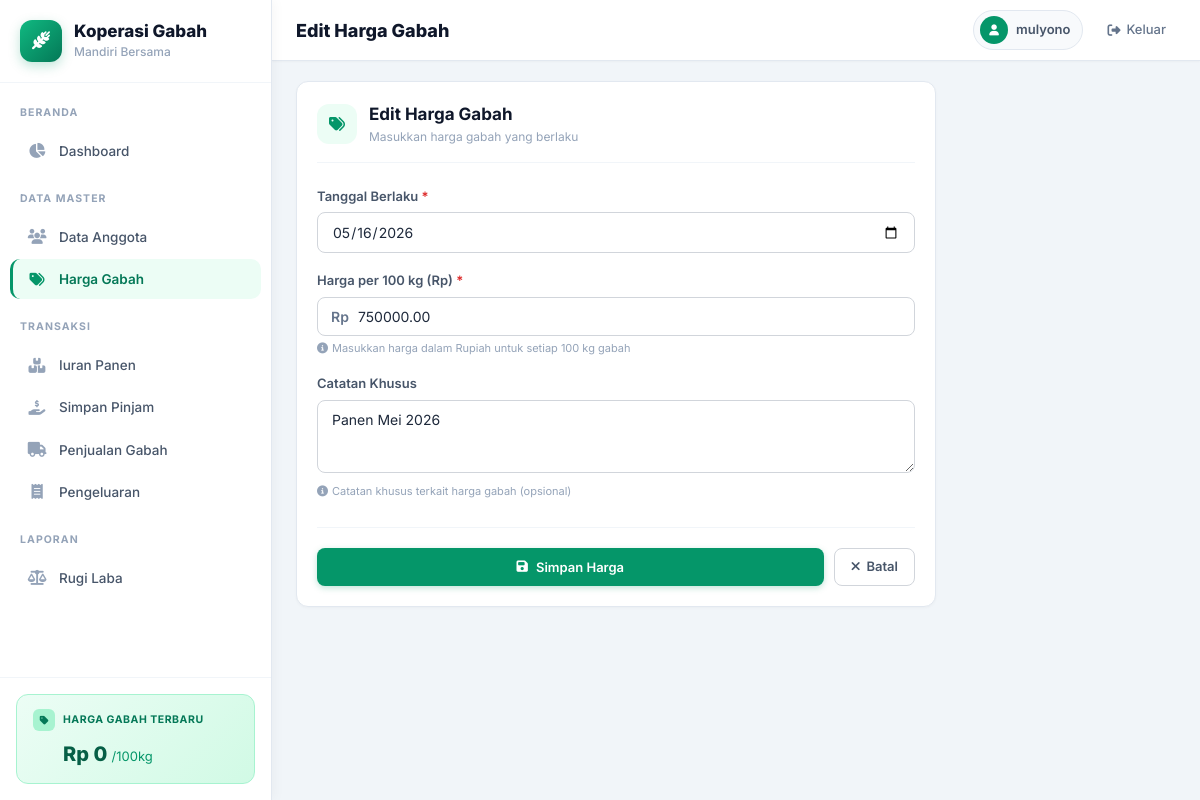
Screenshot of /harga/1/edit/ (signed in) with the database file from the repository.
### app_gabah/models.py (models this page shows, shortened)
class HargaGabah(models.Model):
    tanggal = models.DateField(verbose_name='Tanggal Berlaku')
    harga_per_100kg = models.DecimalField(
        max_digits=12, decimal_places=2, verbose_name='Harga per 100 kg (Rp)'
    )
    catatan = models.TextField(blank=True, verbose_name='Catatan Khusus')
    class Meta:
        ordering = ['-tanggal']
        verbose_name = 'Harga Gabah'
        verbose_name_plural = 'Harga Gabah'

### app_gabah/views.py (the view)
# urls.py: path('harga/<int:pk>/edit/', views.harga_update, name='harga_update'),
@login_required
def harga_update(request, pk):
    obj = get_object_or_404(HargaGabah, pk=pk)
    if request.method == 'POST':
        form = HargaGabahForm(request.POST, instance=obj)
        if form.is_valid():
            form.save()
            messages.success(request, 'Harga gabah berhasil diperbarui!')
            return redirect('harga_list')
    else:
        form = HargaGabahForm(instance=obj)
    return render(request, 'app_gabah/harga_form.html', {'form': form, 'title': 'Edit Harga Gabah'})

### app_gabah/forms.py
class HargaGabahForm(forms.ModelForm):
    class Meta:
        model = HargaGabah
        fields = ['tanggal', 'harga_per_100kg', 'catatan']
        widgets = {
            'tanggal': forms.DateInput(attrs={'class': 'fi', 'type': 'date'}, format='%Y-%m-%d'),
            'harga_per_100kg': forms.NumberInput(attrs={'class': 'fi'}),
            'catatan': forms.Textarea(attrs={'class': 'fi', 'rows': 3}),
        }
    def __init__(self, *args, **kwargs):
        super().__init__(*args, **kwargs)
        if self.instance and self.instance.pk and self.instance.tanggal:
            self.initial['tanggal'] = self.instance.tanggal.strftime('%Y-%m-%d')

### app_gabah/templates/app_gabah/harga_form.html (shortened to what this page needs)
{% extends "app_gabah/base.html" %}
{% block page_title %}{{ title }}{% endblock %}
{% block content %}
<div style="max-width:640px;">
    <div class="sc">
        <div style="display:flex; align-items:center; gap:12px; margin-bottom:24px; padding-bottom:16px; border-bottom:1px solid #f1f5f9;">
            <div class="ib ib40 ib-e"><i class="fas fa-tags"></i></div>
            <div>
                <h3 style="font-size:17px; font-weight:700; color:#0f172a;">{{ title }}</h3>
                <p style="font-size:12px; color:#94a3b8;">Masukkan harga gabah yang berlaku</p>
            </div>
        </div>
        <form method="post">
            <div style="display:flex; flex-direction:column; gap:18px;">
                <div>
                    <label style="display:block; font-size:13px; font-weight:600; color:#475569; margin-bottom:6px;" for="id_tanggal">
                        Tanggal Berlaku <span style="color:#dc2626;">*</span>
                    </label>
                    {{ form.tanggal }}
                </div>
                <div>
                    <label style="display:block; font-size:13px; font-weight:600; color:#475569; margin-bottom:6px;" for="id_harga_per_100kg">
                        Harga per 100 kg (Rp) <span style="color:#dc2626;">*</span>
                    </label>
                    <div style="position:relative;">
                        <span style="position:absolute; left:14px; top:50%; transform:translateY(-50%); color:#64748b; font-size:14px; font-weight:600;">Rp</span>
                        {{ form.harga_per_100kg }}
                    </div>
                    <p style="font-size:11px; color:#94a3b8; margin-top:4px;"><i class="fas fa-info-circle" style="margin-right:4px;"></i>Masukkan harga dalam Rupiah untuk setiap 100 kg gabah</p>
                </div>
                <div>
                    <label style="display:block; font-size:13px; font-weight:600; color:#475569; margin-bottom:6px;" for="id_catatan">
                        Catatan Khusus
                    </label>
                    {{ form.catatan }}
                    <p style="font-size:11px; color:#94a3b8; margin-top:4px;"><i class="fas fa-info-circle" style="margin-right:4px;"></i>Catatan khusus terkait harga gabah (opsional)</p>
                </div>
            </div>
            <div style="display:flex; gap:10px; margin-top:28px; padding-top:20px; border-top:1px solid #f1f5f9;">
                <button type="submit" class="bp" style="flex:1; justify-content:center;">
                    <i class="fas fa-save"></i> Simpan Harga
                </button>
                <a href="{% url 'harga_list' %}" class="bs" style="justify-content:center;">
                    <i class="fas fa-times"></i> Batal
                </a>
            </div>
        </form>
    </div>
</div>
{% endblock %}

### app_gabah/templates/app_gabah/base.html (shortened to what this page needs)
{% load static %}
<!DOCTYPE html>
<html lang="id">
<head>
    <link rel="stylesheet" href="https://cdnjs.cloudflare.com/ajax/libs/font-awesome/6.5.1/css/all.min.css">
</head>
<body>
    <aside id="sidebar" class="sidebar">
        <div class="sb-logo">
            <div class="sb-logo-icon"><i class="fas fa-wheat-awn"></i></div>
            <div><h1>Koperasi Gabah</h1><p>Mandiri Bersama</p></div>
        </div>
        <nav class="sb-nav">
            {% url 'dashboard' as u1 %}
            {% url 'anggota_list' as u2 %}
            {% url 'iuran_list' as u3 %}
            {% url 'sp_list' as u4 %}
            {% url 'penjualan_list' as u5 %}
            {% url 'harga_list' as u6 %}
            {% url 'pengeluaran_list' as u7 %}
            {% url 'rugi_laba' as u8 %}
            <div class="sb-section">Beranda</div>
            <a href="{{ u1 }}" class="sb-link {% if request.path == u1 %}act{% endif %}"><i class="fas fa-chart-pie"></i>Dashboard</a>
            <div class="sb-section">Data Master</div>
            <a href="{{ u2 }}" class="sb-link {% if u2 in request.path %}act{% endif %}"><i class="fas fa-users"></i>Data Anggota</a>
            <a href="{{ u6 }}" class="sb-link {% if u6 in request.path %}act{% endif %}"><i class="fas fa-tags"></i>Harga Gabah</a>
            <div class="sb-section">Transaksi</div>
            <a href="{{ u3 }}" class="sb-link {% if u3 in request.path %}act{% endif %}"><i class="fas fa-boxes-stacked"></i>Iuran Panen</a>
            <a href="{{ u4 }}" class="sb-link {% if u4 in request.path %}act{% endif %}"><i class="fas fa-hand-holding-dollar"></i>Simpan Pinjam</a>
            <a href="{{ u5 }}" class="sb-link {% if u5 in request.path %}act{% endif %}"><i class="fas fa-truck"></i>Penjualan Gabah</a>
            <a href="{{ u7 }}" class="sb-link {% if u7 in request.path %}act{% endif %}"><i class="fas fa-receipt"></i>Pengeluaran</a>
            <div class="sb-section">Laporan</div>
            <a href="{{ u8 }}" class="sb-link {% if request.path == u8 %}act{% endif %}"><i class="fas fa-scale-balanced"></i>Rugi Laba</a>
        </nav>
        <div class="sb-widget">
            <div class="sb-widget-card">
                <div class="sw-label"><div class="sw-icon"><i class="fas fa-tag"></i></div><span>Harga Gabah Terbaru</span></div>
                <div class="sw-val">Rp {{ harga_terbaru|default:"0"|floatformat:0 }} <small>/100kg</small></div>
            </div>
        </div>
    </aside>
    <div class="main-area">
        <header class="topbar">
            <div class="topbar-left">
                <h2>{% block page_title %}Dashboard{% endblock %}</h2>
            </div>
            <div class="topbar-right">
                <div class="user-badge"><div class="av"><i class="fas fa-user"></i></div><span>{{ user.username }}</span></div>
                <a href="{% url 'logout' %}" class="logout-btn"><i class="fas fa-sign-out-alt"></i><span>Keluar</span></a>
            </div>
        </header>
        <main class="content">
            {% block content %}{% endblock %}
        </main>
    </div>
</body>
</html>

### app_gabah/templates/app_gabah/harga_form.html (style rules this page uses)
#id_harga_per_100kg { padding-left: 40px !important; }
#id_tanggal { width: 100%; }

### rows the page displays
HargaGabah: tanggal "05/16/2026", harga_per_100kg "750000.00", catatan "Panen Mei 2026"

### other values shown
{{ harga_terbaru|default:"0"|floatformat:0 }} "0"
{{ title }} "Edit Harga Gabah"
{{ user.username }} "mulyono"
